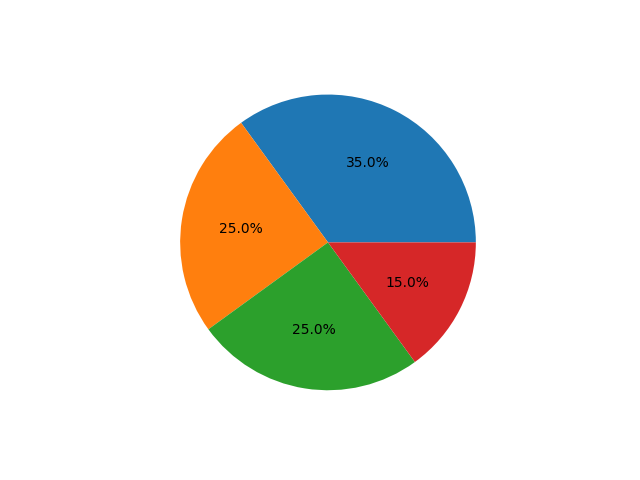

Source code (Python):
import matplotlib.pyplot as plt
import numpy as np
y=np.array([35,25,25,15])
plt.pie(y,autopct='%1.1f%%')
plt.show()
